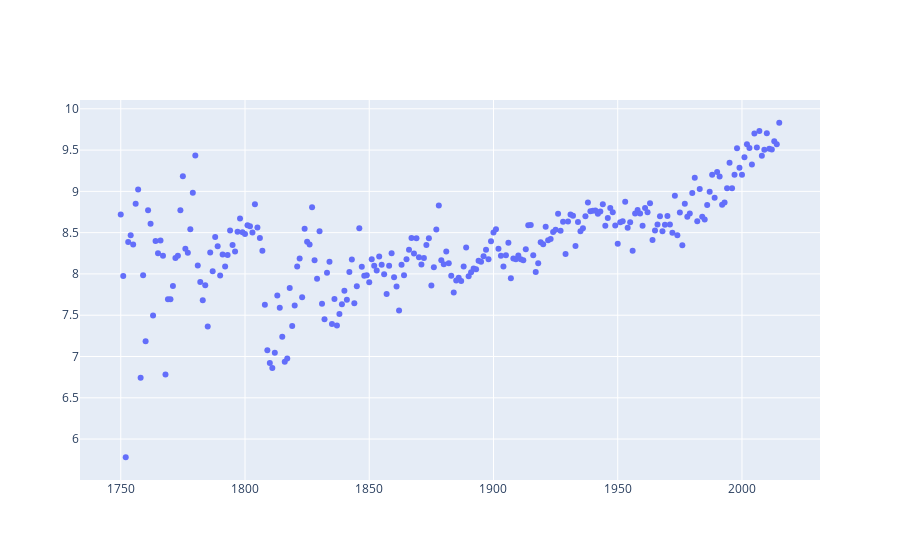

The notebook cell saved with this chart:
### Code cell
global4=pd.read_csv('/Users/lindyhua/Library/Mobile Documents/com~apple~CloudDocs/Documents/Learning with Hands/Data Analytics/Datasets/climate-change-earth-surface-temperature-data/GlobalTemperatures.csv')
global4['dt'] = pd.DatetimeIndex(global4['dt']).year
global4 = global4.pivot_table(index='dt', values='LandAverageTemperature', aggfunc='mean').reset_index()
trace=go.Scatter(
    x=global4['dt'],
    y=global4['LandAverageTemperature'],
    mode='markers',
    )
data=[trace]

py.iplot(data, filename='line-mode')

### Figure 1 — Plotly figure (JSON) as saved in the notebook; plotly's stock layout.template omitted (floating-point values rounded to 4 significant figures; data arrays with more than 128 entries replaced by an {"elided": "..."} marker saying what was removed)
{"data": [{"mode": "markers", "type": "scatter", "x": {"elided": "266 int values"}, "y": {"elided": "266 float values"}}], "layout": {}}
